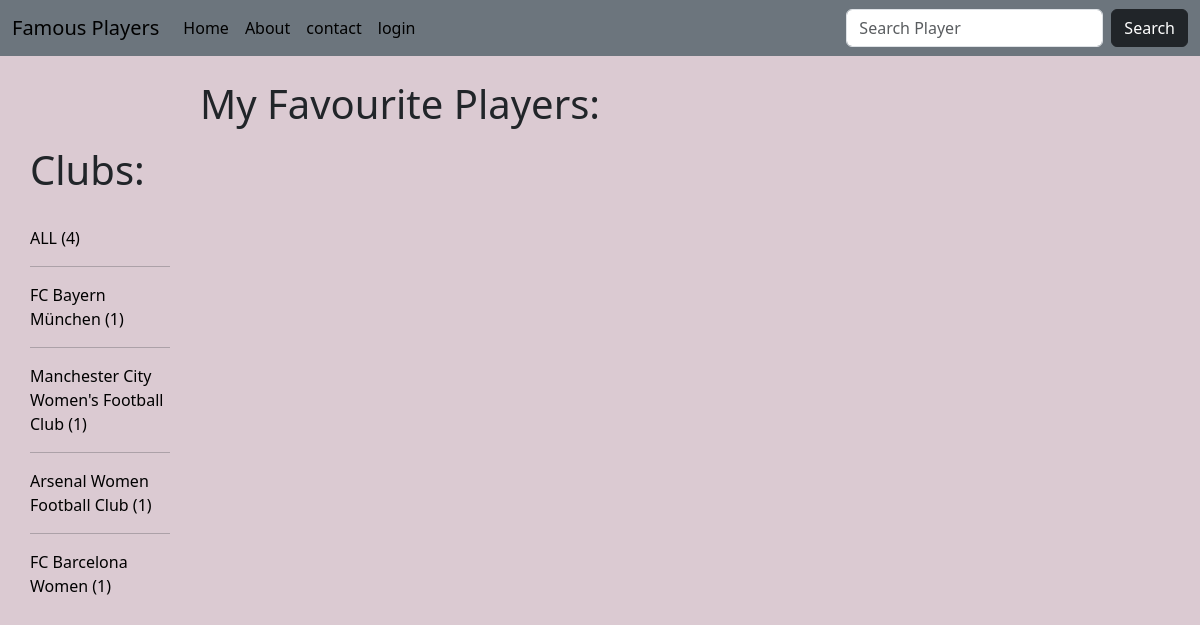
Page /profile/1/?p=Barcelona on the earlier database version.
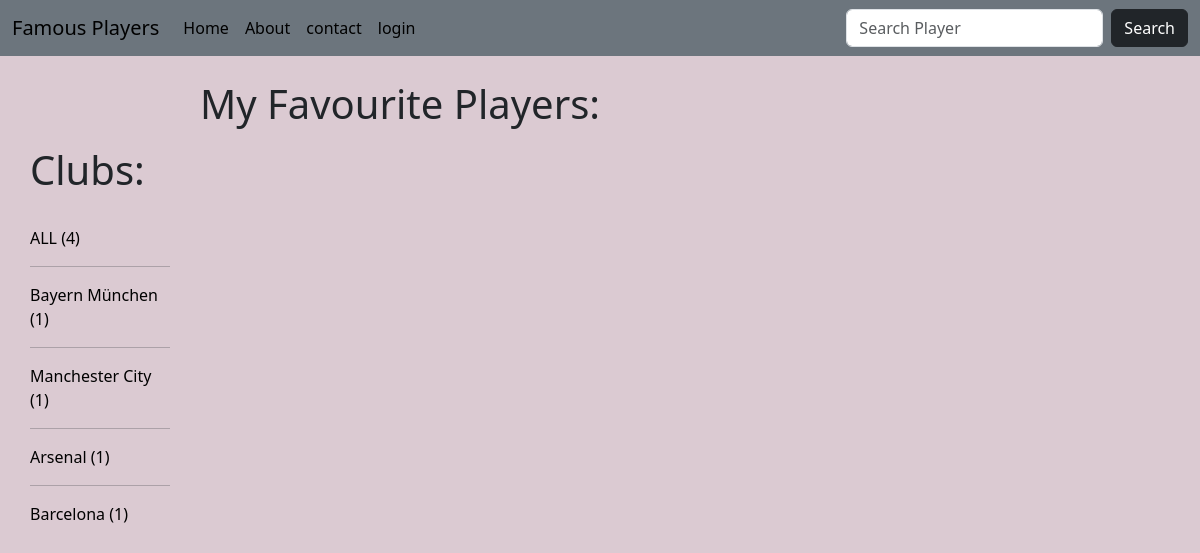
Same page on the later database version.
### base/models.py (models this page shows)
class Club(models.Model):
        name=models.CharField(max_length=100)
        def __str__(self):
                return self.name

### base/views.py (the view)
# urls.py: path('profile/<str:pk>/', views.profile, name='profile'),
def profile(request, pk):
    user= User.objects.get(id=int(pk))
    p = request.GET.get("p") if request.GET.get('p') != None else ""
    players = user.players.filter(Q(first_name__icontains=p) | Q(last_name__icontains=p) | Q(nation__name__icontains=p) | Q(club__name__icontains=p))
    clubs = Club.objects.all()
    heading="My Favourite Players:"
    context={"players":players, "user":user, "heading":heading, "clubs":clubs}
    return render(request, 'base/profile.html',context)

### base/templates/base/profile.html (shortened to what this page needs)
{% extends 'main.html' %}
{% block content %}
  {% include 'base/players.html' %}
{% endblock %}

### templates/main.html (shortened to what this page needs)
<!DOCTYPE html>
<html lang="en">
    <head>
           {% load static %}
        <link href="https://cdn.jsdelivr.net/npm/bootstrap@5.3.3/dist/css/bootstrap.min.css" rel="stylesheet">
        <link href="{% static 'styles/styles.css' %}" rel="stylesheet">
    </head>
    <body>
    {% include 'navbar.html' %}
    {% block content %}
    {% endblock %}
    </body>
</html>

### templates/navbar.html (shortened to what this page needs)
  <nav class="navbar navbar-expand-lg bg-secondary">
  <div class="container-fluid">
    <a class="navbar-brand" href="{% url 'home' %}">Famous Players</a>
    <div class="collapse navbar-collapse" id="navbarSupportedContent">
      <ul class="navbar-nav me-auto mb-2 mb-lg-0">
        <li class="nav-item">
          <a class="nav-link active" aria-current="page" href="{% url 'home' %}">Home</a>
        </li>
        <li class="nav-item">
          <a class="nav-link active" aria-current="page" href="{% url 'about' %}">About</a>
        </li>
        <li class="nav-item">
          <a class="nav-link active" aria-current="page" href="{% url 'contact' %}">contact</a>
        </li>
          {%if request.user.is_authenticated %}
           <li class="nav-item">
            <a class="nav-link active" aria-current="page" href="{% url 'profile' request.user.id %}">profile</a>
          </li>
           <li class="nav-item">
            <a class="nav-link active" aria-current="page" href="{% url 'logout'  %}">logout</a>
          </li>
          {% else %}
         <li class="nav-item">
            <a class="nav-link active" aria-current="page" href="{% url 'login'  %}">login</a>
          </li>
          {%endif%}
      </ul>
      <form class="d-flex" role="search" action="">
        <input name="p" class="form-control me-2" type="search" placeholder="Search Player" aria-label="Search">
        <button class="btn btn-dark" type="submit">Search</button>
      </form>
    </div>
  </div>
</nav>

### base/templates/base/players.html (shortened to what this page needs)
<div class="home_container">
    <div class="clubs">
        <h1>Clubs:</h1>
        <br>
        <a href="{{ request.path }}">ALL ({{ clubs.count }})</a>
        {%for club in clubs%}
        <hr>
        <a href="{{ request.path }}?p={{club.name}}">{{club}} ({{club.players.count}})</a>
        {% endfor %}
    </div>
     <div>
        <br>
        <div class="centered-content" >
            <h1>{{heading}}</h1>
        </div>
        <br>
    </div>
</div>

### static/styles/styles.css (style rules this page uses)
body { background-color: #DBCAD2 ; }
a { text-decoration: none; color: black; }

### base/templates/base/players.html (style rules this page uses)
.home_container { display: grid; grid-template-columns: 1fr 5fr }
.clubs { margin: 90px 30px; }

Differences in the rows shown:
changed Club id 1: name "FC Bayern München" → "Bayern München"
changed Club: name "Manchester City Women's Football Club" → "Manchester City"
changed Club: name "Arsenal Women Football Club" → "Arsenal"
changed Club: name "FC Barcelona Women" → "Barcelona"
